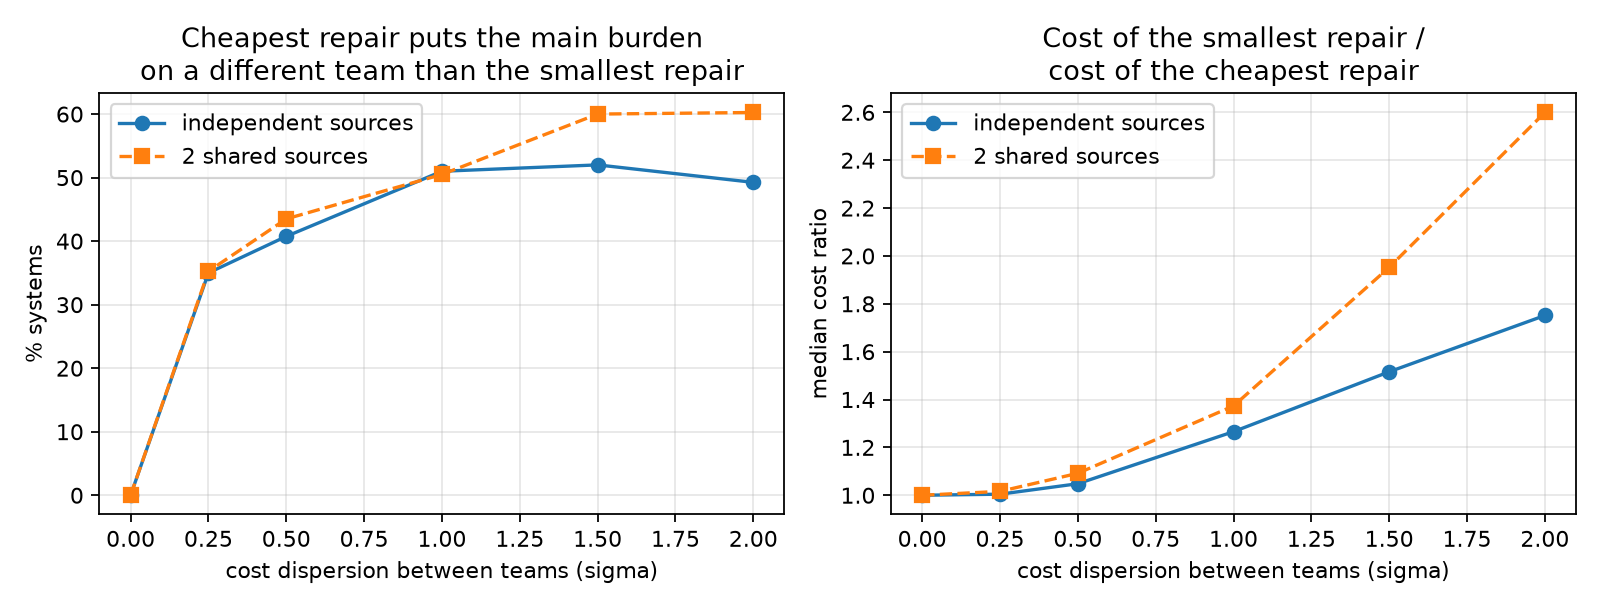

This chart was generated by the following Python code:
"""Preliminary study: how often does the cheapest repair involve a different team
than the smallest repair, and what system structure makes that more likely?

Random systems: 3-6 teams, one private uncertainty source per team plus 0-2
shared sources (owned by a random team) that act on several state variables;
1-3 requirements with random affine mappings; limits set so the system is
currently violated. Team prices are log-normal with dispersion sigma
(sigma = 0 means "all teams cost the same", i.e. the current method).
"""
import numpy as np
import matplotlib

matplotlib.use("Agg")
import matplotlib.pyplot as plt

from repair import System, price_of_restriction, solve

rng = np.random.default_rng(7)
SIGMAS = [0.0, 0.25, 0.5, 1.0, 1.5, 2.0]
N_PER = 400


def random_system(n_shared: int, sigma: float) -> System:
    n = rng.integers(3, 7)
    teams = [f"T{i}" for i in range(n)]
    G_priv = np.diag(rng.uniform(0.5, 2.0, n))
    G_shared = np.zeros((n, n_shared))
    owners_shared = []
    for k in range(n_shared):
        hit = rng.choice(n, size=rng.integers(2, n + 1), replace=False)
        G_shared[hit, k] = rng.uniform(0.3, 1.2, len(hit))
        owners_shared.append(teams[rng.integers(n)])
    G = np.hstack([G_priv, G_shared])
    r = rng.integers(1, 4)
    F = rng.integers(0, 3, size=(r, n)).astype(float)
    F[F.sum(axis=1) == 0, 0] = 1.0
    sys = System(G=G, F=F, eps=np.zeros(r), owner=teams + owners_shared,
                 s_max=np.full(G.shape[1], 0.8),
                 weight={t: float(np.exp(sigma * rng.standard_normal())) for t in teams})
    sys.eps = sys.spreads() * rng.uniform(0.65, 0.9, r)   # currently violated, but repairable
    return sys


rows = []
for n_shared in (0, 2):
    for sigma in SIGMAS:
        diff_main = diff_set = n = 0
        gaps, ratios, por_inf = [], [], []
        while n < N_PER:
            sys = random_system(n_shared, sigma)
            base, cheap = solve(sys, "uniform"), solve(sys, "unit")
            if not (base.feasible and cheap.feasible):
                continue
            n += 1
            gaps += [base.duality_gap, cheap.duality_gap]
            diff_main += base.main_team() != cheap.main_team()
            diff_set += base.changed_teams() != cheap.changed_teams()
            w = np.array([sys.weight[o] for o in sys.owner]) * np.abs(sys.G).sum(axis=0)
            ratios.append((base.s @ w) / cheap.cost)
            t = cheap.main_team()
            por_inf.append(not np.isfinite(price_of_restriction(sys, "unit", t)))
        rows.append(dict(shared=n_shared, sigma=sigma, main=diff_main / n, set=diff_set / n,
                         overpay=float(np.median(ratios)), infeasible=float(np.mean(por_inf)),
                         maxgap=float(np.max(gaps))))

print(f"{'shared':>6} {'sigma':>5} {'main team differs':>18} {'team set differs':>17} "
      f"{'median overpay':>15} {'no repair w/o main team':>24} {'max dual gap':>13}")
for r in rows:
    print(f"{r['shared']:>6} {r['sigma']:>5} {r['main']:>18.1%} {r['set']:>17.1%} "
          f"{r['overpay']:>14.2f}x {r['infeasible']:>24.1%} {r['maxgap']:>13.1e}")

fig, ax = plt.subplots(1, 2, figsize=(10, 3.8))
for n_shared, style in ((0, "o-"), (2, "s--")):
    sub = [r for r in rows if r["shared"] == n_shared]
    label = "independent sources" if n_shared == 0 else "2 shared sources"
    ax[0].plot(SIGMAS, [100 * r["main"] for r in sub], style, label=label)
    ax[1].plot(SIGMAS, [r["overpay"] for r in sub], style, label=label)
ax[0].set(xlabel="cost dispersion between teams (sigma)", ylabel="% systems",
          title="Cheapest repair puts the main burden\non a different team than the smallest repair")
ax[1].set(xlabel="cost dispersion between teams (sigma)", ylabel="median cost ratio",
          title="Cost of the smallest repair /\ncost of the cheapest repair")
for a in ax:
    a.grid(alpha=0.3)
    a.legend()
fig.tight_layout()
fig.savefig("corpus_study.png", dpi=160)
print("\nsaved corpus_study.png")
